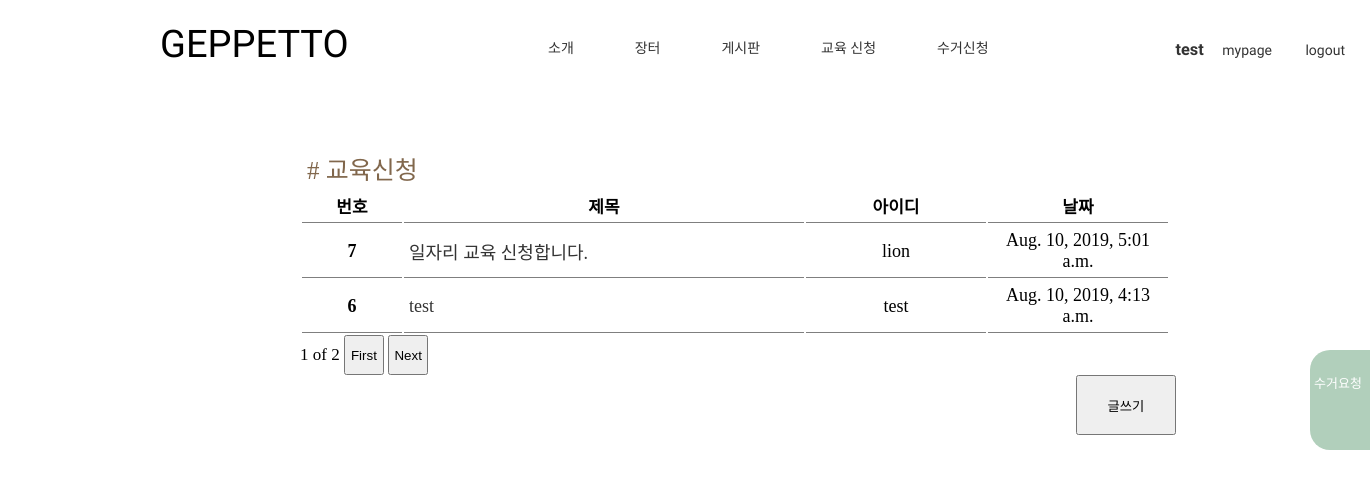
The app's page /be_geppetto/ (signed in) with its own data.
### blog/models.py (models this page shows, shortened)
class Blog(models.Model):
    title=models.CharField(max_length=200)
    writer=models.CharField(max_length=200, default=True)
    name=models.CharField(max_length=200, default=True)
    pub_date=models.DateTimeField('date published')
    phone=models.CharField(max_length=200, default=True)
    body=models.TextField()
    age=models.IntegerField(default=0)

### blog/views.py (the view)
# urls.py: path('',views.be_geppetto, name="be_geppetto"),
def be_geppetto(request):
    blogs = Blog.objects
    blog_list = Blog.objects.all().order_by('-id') # 블로그 객체 최신순나열
    paginator = Paginator(blog_list, 2) # 3개씩 잘라내기
    page = request.GET.get('page') # 페이지 번호 알아오기
    posts = paginator.get_page(page) # 페이지 번호 인자로 넘겨주기
    return render(request, 'be/be_geppetto.html', {'blogs':blogs,'posts':posts})

### blog/templates/be/be_geppetto.html (shortened to what this page needs)
{% if user.is_authenticated %}
<!DOCTYPE html>
<html lang="en">
{% load static %}
<head>
    <link rel="stylesheet" href="{% static 'css/boardstyle1.css' %}">
    <link rel="stylesheet" href="{% static 'css/salestyle.css' %}">
    <link rel="stylesheet" type="text/css" href="http://cdn.jsdelivr.net/npm/slick-carousel@1.8.1/slick/slick.css" />
    <link rel="stylesheet" href="http://cdn.jsdelivr.net/npm/xeicon@2.3.3/xeicon.min.css">
</head>
<body>
    <div class="container">
        <header>
            <div class="out">
                    <a href="{% url 'main' %}">
                            <p id="main">GEPPETTO</p>
                        </a>
                        <nav id="nav">
                            <ul class="nav_links">
                                <li><a href="{% url 'main' %}" id="intro">소개</a></li>
                                <li><a href="{% url 'market' %}" id="market">장터</a></li>
                                <li><a href="{% url 'board' %}" id="board">게시판</a></li>
                                <li><a href="{% url 'be_geppetto' %}" id="edu">교육 신청</a></li>
                                <li><a href="{% url 'new2' %}" id="edu">수거신청</a></li>
                            </ul>
                            <ul class="nav_info">
                                    {% if user.is_active %}
                                    <li>
                                        <h3>{{user.username}}</h3>
                                    </li>
                                    <li>
                                        <a href="">
                                            <p>mypage</p>
                                        </a>
                                    </li>
                                    <li>
                                        <a href="{% url 'logout'%}">
                                            <p>logout</p>
                                        </a>
                                    </li>
                                    {% else %}
                                    <li><a href="{% url 'login'%}" id="login">로그인</a></li>
                                    <li><a href="{% url 'signup'%}" id="join">회원가입</a></li>
                                    {% endif %}
                            </ul>
                        </nav>
                    </div>
                <label for="menuicon" class="menu">
                    <i class="xi-truck xi-2x"></i>
                    <p id="pickup">수거요청</p>
                </label>
            </div>
        <div class="content">
            <div class="boardbody">
                <table class="tb table-hover">
                    <div class="boardtitle">
                        <p># 교육신청</p>
                    </div>
                    <thead>
                        <tr>
                            <th class="tablenav1" scope="col">번호</th>
                            <th class="tablenav2" scope="col">제목</th>
                            <th class="tablenav3" scope="col">아이디</th>
                            <th class="tablenav4" scope="col">날짜</th>
                        </tr>
                    </thead>
                    <tbody>
                        {% for blog in posts %}
                        <tr>
                            <th scope="row" class="tableb tableb1">{{blog.id}}</th>
                            <td class="tableb tableb2"><a href="{%url 'detail' blog.id%}">{{blog.title}}</a></td>
                            <td class="tableb tableb3">{{blog.writer}}</td>
                            <td class="tableb tableb4">{{blog.pub_date}}</td>
                        </tr>
                        {% endfor %}
                    </tbody>
                </table>
                <span>{{posts.number}}</span>
                <span>of</span>
                <span>{{posts.paginator.num_pages}}</span>
                {% if posts.has_next %}
                <a href="?page={{posts.next_page_number}}"">
                    <button id="First">
                    <span>First</span>
                    </button></a>
                <a href=" ?page={{posts.paginator.num_pages}}">
                    <button id="next">
                        <span>Next</span>
                    </button>
                </a>
                {% endif %}
                <div class="bottom">
                    <a href="{% url 'new'%}">
                        <button id="write">
                            <span>글쓰기</span>
                        </button>
                    </a>
                </div>
            </div>
        </div>
</body>
</html>
{% endif %}

### board/static/css/boardstyle1.css (style rules this page uses)
* { box-sizing: border-box; margin: 0; padding: 0; }
html { font-size: 20px; }
body { font-size: 1rem; overflow-x: hidden; overflow-y: auto; }
.container { flex-direction: column; background-color: rgba(0, 0, 0, 0); height: 100%; max-width: 100%; }
header { position: relative; width: 100%; background-color: rgba(252, 229, 198, 0); z-index: 9997; height: 5rem; }
header .out { width: 60rem; height: 4.25rem; margin-left: 8rem; }
#main { font-family: 'Nanum Gothic', sans-serif; font-family: 'Nanum Gothic Coding', monospace; font-family: 'Nanum Myeongjo', serif; color: black; font-size: 1.9rem; float: left; padding: 1.1rem 0; cursor: pointer; }
#nav { position: relative; }
#nav li, a { color: #333; text-decoration: none; }
.nav_links { font-family: 'Nanum Gothic Coding', monospace; list-style: none; padding: 1.3rem 0 0 0; position: absolute; left: 18rem; }
.nav_links li { display: inline-block; }
.nav_links li a { padding: 0.75rem 1.4rem 0; height: 2.6rem; display: block; line-height: 100%; font-size: 0.7rem; color: #333; }
.nav_info { font-family: 'Nanum Gothic Coding', monospace; font-size: 0.7rem; position: absolute; top: 2rem; right: 0; list-style: none; }
.nav_info li { display: inline-block; position: relative; }
.nav_info li a { padding: 0 0.75rem; display: block; line-height: 100%; font-size: 0.7rem; color: #333; }
header label.menu { position: fixed; top: 50%; right: -20px; transform: translateY(-50%); width: 4rem; height: 5rem; cursor: pointer; background-color: rgba(177, 207, 187, 1); border-radius: 20px; }
#pickup { font-family: 'Nanum Gothic Coding', monospace; font-size: .65rem; padding: 0 1rem 0 .2rem; color: white; }
.xi-truck { padding: .7rem .5rem .5rem .5rem; color: white; }
.boardtitle { padding-left:7px; font-family: 'KOMACON'; font-size:25px; color: #81674C; }
#next, #First { width: 2rem; height: 2rem; }
.boardbody { min-width: 300px; font-family: 'KOMACON'; font-size:17px; margin-left:300px; margin-top:50px; }
.bottom { width: 40rem; height: 5rem; margin: 0; }
#write { margin-left: 97%; width: 5rem; height: 3rem; }
.table-hover th { border-bottom: 1px solid rgba(0, 0, 0, .5); }
.tableb { border-bottom: 1px solid rgba(0, 0, 0, .5); }
.tablenav1 { height:35px; width:100px; text-align:center; padding: 0 0; }
.tablenav2 { width:400px; text-align:center; padding: 0 0; }
.tablenav3, .tablenav4 { width:180px; text-align:center; padding: 0 0; }
thead { padding-bottom:10px; border-bottom:2px solid #81674C; }
tr { height:30px; }
.tableb1, .tableb3, .tableb4 { text-align:center; }
.tableb { padding:5px 5px; font-size:18px; }

### records on screen
Blog: id "7", title "일자리 교육 신청합니다.", writer "lion", pub_date "Aug. 10, 2019, 5:01 a.m."
Blog: id "6", title "test", writer "test", pub_date "Aug. 10, 2019, 4:13 a.m."

### other values on screen
{{ user.username }} "test"
{{ posts.number }} "1"
{{ posts.paginator.num_pages }} "2"
